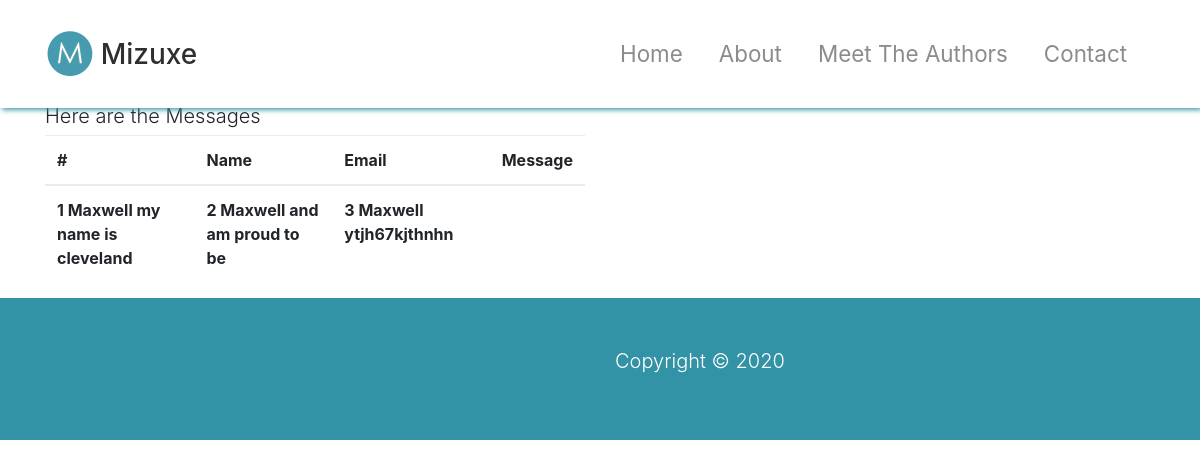
/admin, run on an earlier commit of the app's database.
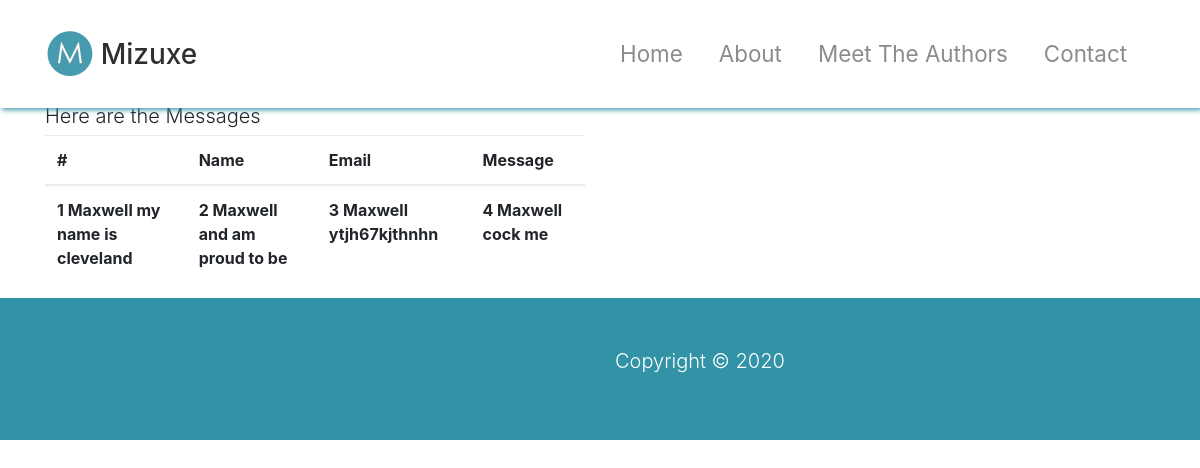
And on a later commit of the database.
### myproject/models.py (models this page shows, shortened)
class InfoTAble(db.Model):
    __tablename__ = 'Messages'
    id = db.Column('id', db.Integer, primary_key=True)
    name = db.Column('name', db.Text(35))
    message = db.Column('Message', db.String(500))
    def __repr__(self):
        return f"{self.id} {self.name}  {self.message}"

### app.py (the view)
@app.route('/admin')
def admin():
    messages = InfoTAble.query.all()
    return render_template('admin.html', messages=messages)

### myproject/templates/admin.html (shortened to what this page needs)
<!DOCTYPE html>
<html lang="en">
  <head>
    <link rel="stylesheet" href="../static/css/font-awesome.min.css" />
    <link rel="stylesheet" href="../static/css/bootstrap.css" />
    <link rel="stylesheet" href="../static/css/style.css" />
  </head>
  <body id="home">
<nav class="navbar navbar-expand-md navbar-light fixed-top py-4">
<div class="container">
 <a href="{{url_for('index')}}" class="navbar-brand">
   <img src="../static/img/mlogo.png" width="50" height="50" alt="" />
   <h3 class="d-inline align-middle">Mizuxe</h3>
 </a>
 <div class="collapse navbar-collapse" id="navbarNav">
   <ul class="navbar-nav ml-auto">
     <li class="nav-item">
       <a href="{{url_for('index')}}" class="nav-link">Home</a>
     </li>
     <li class="nav-item">
       <a href="#about" class="nav-link">About</a>
     </li>
     <li class="nav-item">
       <a href="#authors" class="nav-link">Meet The Authors</a>
     </li>
     <li class="nav-item">
       <a href="#contact" class="nav-link">Contact</a>
     </li>
   </ul>
 </div>
</div>
</nav>
<section>
  <div class="container">
    <div class="row">
      <div class="col-md-6">
      <h1 class="lead">Here are the Messages</h1>
      <table class="table table-boarderd">
        <thead>
          <tr>
            <th scope="col">#</th>
            <th scope="col">Name</th>
            <th scope="col">Email</th>
            <th scope="col">Message</th>
          </tr>
        </thead>
        <tbody>
          <tr>
            {% for messo in messages %}
              <th scope="row">{{messo}}</th>
            {% endfor %}
          </tr>
        </tbody>
      </table>
    </div>
    </div>
  </div>
</section>
<footer id="main-footer" class="py-5 bg-primary text-white">
  <div class="container">
    <div class="row text-cener">
      <div class="col-md-6 ml-auto">
        <p class="lead"> Copyright &COPY; 2020</p>
      </div>
    </div>
  </div>
</footer>
  </body>
</html>

### myproject/static/css/style.css (style rules this page uses)
body { margin-top: 105px; }
.navbar { box-shadow: 2px 2px 5px #3292a6; opacity: 0.9; background: #fff; }
.navbar .nav-item { font-size: 1.4rem; padding-right: 20px; }

What changed in the data, as far as the page shows it:
added InfoTAble: id+name+Message "4 Maxwell cock me"
